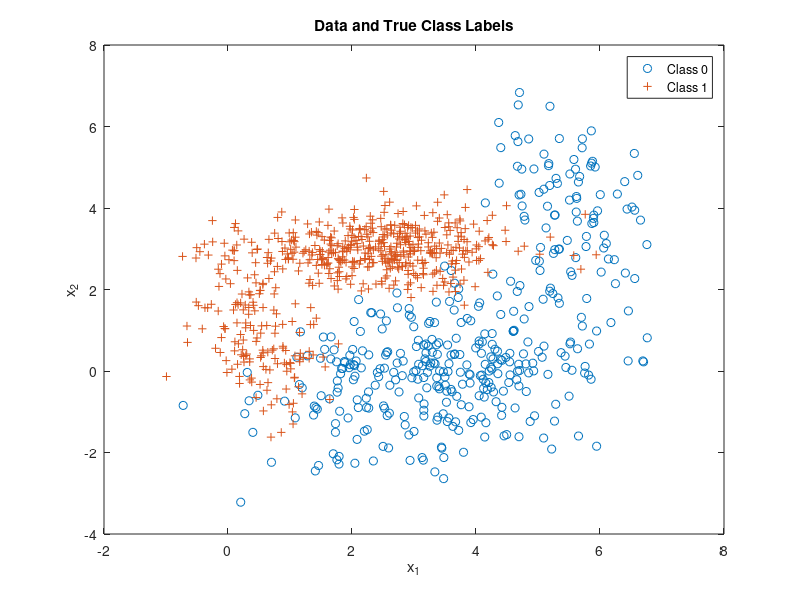

MATLAB code for this plot: (Note: this script raises an error after producing the figure.)
% Question 2 | Take Home Exam #1
% Anja Deric | February 10, 2020
clear all; close all; clc;

n = 2;      % number of feature dimensions
N = 1000;   % number of iid samples

% Class 0 parameters (2 gaussians)
mu(:,1) = [3.5;0]; mu(:,2) = [5.5;4];
Sigma(:,:,1) = [5 1;1 4]/3; Sigma(:,:,2) = [3 -2;-2 15]/10;
p0 = [0.8 0.2]; % Class 0 mixture coefficients

% Class 1 parameters (2 gaussians)
mu(:,3) = [0.5;1]; mu(:,4) = [2.5;3]; 
Sigma(:,:,3) = [3 -2;-2 15]/13; Sigma(:,:,4) = [15 1;1 3]/13;
p1 = [0.25 0.75]; % Class 1 mixture coefficients

% Class priors for class 0 and 1 respectively
p = [0.4,0.6]; 

% Generating true class labels
label = rand(1,N) >= p(1);
Nc = [length(find(label==0)),length(find(label==1))];

% Draw samples from each class pdf
x = zeros(n,N); % save up space
for i = 1:N
    % Generating class 0 samples
    if label(i) == 0
        % Split samples based on mixture coefficients for class 0
        if (rand(1,1) > p0(1)) == 0
            x(:,i) = mvnrnd(mu(:,1),Sigma(:,:,1),1)';
        else
            x(:,i) = mvnrnd(mu(:,2),Sigma(:,:,2),1)';
        end
    end
    
    % Generating class 1 samples
    if label(i) == 1
        % Split samples based on mixture coefficients for class 1
        if (rand(1,1) > p1(1)) == 0
            x(:,i) = mvnrnd(mu(:,3),Sigma(:,:,3),1)';
        else
            x(:,i) = mvnrnd(mu(:,4),Sigma(:,:,4),1)';
        end
    end
end

% Plot samples with true class labels
figure(1);
plot(x(1,label==0),x(2,label==0),'o',x(1,label==1),x(2,label==1),'+');
legend('Class 0','Class 1'); title('Data and True Class Labels');
xlabel('x_1'); ylabel('x_2');

% Calculate threshold based on loss values
lambda = [0 1;1 0];
gamma = (lambda(2,1)-lambda(1,1))/(lambda(1,2)-lambda(2,2)) * p(1)/p(2); 

% Calculate discriminant score based on class pdfs
class0pdf = p0(1)*evalGaussian(x,mu(:,1),Sigma(:,:,1)) + p0(2)*evalGaussian(x,mu(:,2),Sigma(:,:,2));
class1pdf = p1(1)*evalGaussian(x,mu(:,3),Sigma(:,:,3)) + p1(2)*evalGaussian(x,mu(:,4),Sigma(:,:,4));
discriminantScore = log(class1pdf)-log(class0pdf);

% Compare score to threshold to make decisions
decision = (discriminantScore >= log(gamma));

% Calculate error probabilities
TN = find(decision==0 & label==0); % true negative
FP = find(decision==1 & label==0); % false positive
FN = find(decision==0 & label==1); % false negative
TP = find(decision==1 & label==1); % true positive

% Calculate and print error values
pFA = length(FP)/Nc(1); % prob. false alarm
pMD = length(FN)/Nc(2); % prob. missed detection
pE = pFA*p(1)+pMD*p(2); % toatal prob. of error
fprintf('Minimum Probability of Error: %.2f%%',pE*100);

% Plot correct and incorrect decisions
% class 0 circle, class 1 +, correct green, incorrect red
figure(2);
plot(x(1,TN),x(2,TN),'og'); hold on;
plot(x(1,FP),x(2,FP),'or'); hold on;
plot(x(1,FN),x(2,FN),'+r'); hold on;
plot(x(1,TP),x(2,TP),'+g'); hold on;

% Grid based on class PDFs
horizontalGrid = linspace(floor(min(x(1,:))),ceil(max(x(1,:))),101);
verticalGrid = linspace(floor(min(x(2,:))),ceil(max(x(2,:))),91);
[h,v] = meshgrid(horizontalGrid,verticalGrid);
class0grid = p0(1)*evalGaussian([h(:)';v(:)'],mu(:,1),Sigma(:,:,1)) + p0(2)*evalGaussian([h(:)';v(:)'],mu(:,2),Sigma(:,:,2));
class1grid = p1(1)*evalGaussian([h(:)';v(:)'],mu(:,3),Sigma(:,:,3)) + p1(2)*evalGaussian([h(:)';v(:)'],mu(:,4),Sigma(:,:,4));

% Decision boundary grid
discriminantScoreGridValues = log(class1grid)-log(class0grid) - log(gamma);
minDSGV = min(discriminantScoreGridValues);
maxDSGV = max(discriminantScoreGridValues);
discriminantScoreGrid = reshape(discriminantScoreGridValues,91,101);

% Plot discriminant grid contours (level 0 = decision boundary)
contour(horizontalGrid,verticalGrid,discriminantScoreGrid,[minDSGV*[0.9,0.6,0.3],0,[0.3,0.6,0.9]*maxDSGV]);
legend('correct decision, class 0','wrong decision, class 0','wrong decision, class 1','correct decision, class 1','equilevel contours of the discriminant function');
title('Classified Data vs True Class Labels');
xlabel('x_1'); ylabel('x_2');